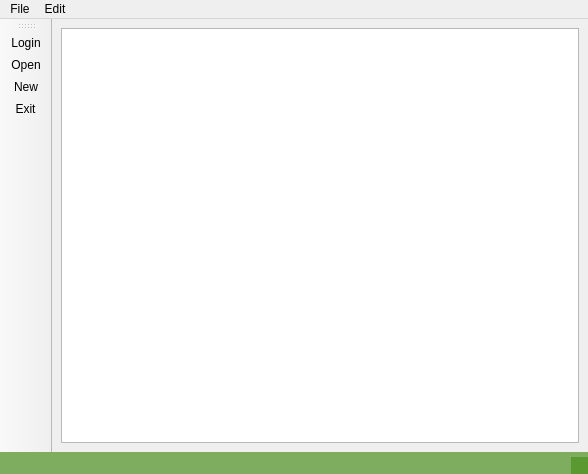
<?xml version="1.0" encoding="UTF-8"?>
<ui version="4.0">
 <class>MainWindow</class>
 <widget class="QMainWindow" name="MainWindow">
  <property name="geometry">
   <rect>
    <x>0</x>
    <y>0</y>
    <width>588</width>
    <height>474</height>
   </rect>
  </property>
  <property name="sizePolicy">
   <sizepolicy hsizetype="MinimumExpanding" vsizetype="Maximum">
    <horstretch>0</horstretch>
    <verstretch>0</verstretch>
   </sizepolicy>
  </property>
  <property name="minimumSize">
   <size>
    <width>40</width>
    <height>369</height>
   </size>
  </property>
  <property name="maximumSize">
   <size>
    <width>10000</width>
    <height>10000</height>
   </size>
  </property>
  <property name="baseSize">
   <size>
    <width>1105</width>
    <height>676</height>
   </size>
  </property>
  <property name="acceptDrops">
   <bool>true</bool>
  </property>
  <property name="windowTitle">
   <string>Co-Text</string>
  </property>
  <widget class="QWidget" name="centralwidget">
   <layout class="QHBoxLayout" name="horizontalLayout_3">
    <item>
     <widget class="QTextEdit" name="textEdit"/>
    </item>
   </layout>
  </widget>
  <widget class="QMenuBar" name="menubar">
   <property name="geometry">
    <rect>
     <x>0</x>
     <y>0</y>
     <width>588</width>
     <height>22</height>
    </rect>
   </property>
   <widget class="QMenu" name="menuFile">
    <property name="title">
     <string>File</string>
    </property>
    <addaction name="actionLogin"/>
    <addaction name="actionNew"/>
    <addaction name="actionOpen"/>
    <addaction name="actionSave"/>
    <addaction name="actionSave_as"/>
    <addaction name="actionPrint"/>
    <addaction name="actionExit"/>
    <addaction name="actionLogout"/>
   </widget>
   <widget class="QMenu" name="menuEdit">
    <property name="title">
     <string>Edit</string>
    </property>
    <addaction name="actionUndo"/>
    <addaction name="actionCopy"/>
    <addaction name="actionPaste"/>
    <addaction name="actionCut"/>
    <addaction name="actionFind"/>
    <addaction name="actionReplace"/>
    <addaction name="actionRedo"/>
   </widget>
   <addaction name="menuFile"/>
   <addaction name="menuEdit"/>
  </widget>
  <widget class="QStatusBar" name="statusbar">
   <property name="maximumSize">
    <size>
     <width>16777215</width>
     <height>24</height>
    </size>
   </property>
   <property name="styleSheet">
    <string notr="true">background-color:  rgba(74, 142, 28, 174);</string>
   </property>
  </widget>
  <widget class="QToolBar" name="toolBar">
   <property name="windowTitle">
    <string>toolBar</string>
   </property>
   <attribute name="toolBarArea">
    <enum>LeftToolBarArea</enum>
   </attribute>
   <attribute name="toolBarBreak">
    <bool>false</bool>
   </attribute>
   <addaction name="actionLogin"/>
   <addaction name="actionOpen"/>
   <addaction name="actionNew"/>
   <addaction name="actionExit"/>
  </widget>
  <action name="actionNew">
   <property name="icon">
    <iconset resource="Resources.qrc">
     <normaloff>:/imgs/icons/noun_new file_2650249.png</normaloff>:/imgs/icons/noun_new file_2650249.png</iconset>
   </property>
   <property name="text">
    <string>New</string>
   </property>
  </action>
  <action name="actionOpen">
   <property name="icon">
    <iconset>
     <normalon>:/imgs/icons/noun_open_1509551.png</normalon>
    </iconset>
   </property>
   <property name="text">
    <string>Open...</string>
   </property>
  </action>
  <action name="actionSave">
   <property name="icon">
    <iconset>
     <normalon>:/imgs/icons/noun_Download_2383249.png</normalon>
    </iconset>
   </property>
   <property name="text">
    <string>Save</string>
   </property>
  </action>
  <action name="actionSave_as">
   <property name="icon">
    <iconset resource="Resources.qrc">
     <normaloff>:/imgs/icons/noun_Save_1435429.png</normaloff>:/imgs/icons/noun_Save_1435429.png</iconset>
   </property>
   <property name="text">
    <string>Save as...</string>
   </property>
  </action>
  <action name="actionPrint">
   <property name="text">
    <string>Print...</string>
   </property>
  </action>
  <action name="actionExit">
   <property name="text">
    <string>Exit</string>
   </property>
  </action>
  <action name="actionUndo">
   <property name="icon">
    <iconset>
     <normalon>:/imgs/icons/noun_Undo_1246691.png</normalon>
    </iconset>
   </property>
   <property name="text">
    <string>Undo</string>
   </property>
  </action>
  <action name="actionCopy">
   <property name="icon">
    <iconset resource="Resources.qrc">
     <normaloff>:/imgs/icons/noun_copy_2080193.png</normaloff>:/imgs/icons/noun_copy_2080193.png</iconset>
   </property>
   <property name="text">
    <string>Copy</string>
   </property>
  </action>
  <action name="actionPaste">
   <property name="icon">
    <iconset resource="Resources.qrc">
     <normaloff>:/imgs/icons/noun_paste_2302624.png</normaloff>:/imgs/icons/noun_paste_2302624.png</iconset>
   </property>
   <property name="text">
    <string>Paste</string>
   </property>
  </action>
  <action name="actionCut">
   <property name="icon">
    <iconset>
     <normalon>:/imgs/icons/noun_Cut File_3118760.png</normalon>
    </iconset>
   </property>
   <property name="text">
    <string>Cut</string>
   </property>
  </action>
  <action name="actionFind">
   <property name="icon">
    <iconset>
     <normalon>:/imgs/icons/noun_file find_556585.png</normalon>
    </iconset>
   </property>
   <property name="text">
    <string>Find</string>
   </property>
  </action>
  <action name="actionReplace">
   <property name="icon">
    <iconset>
     <normalon>:/imgs/icons/noun_replace_1913722.png</normalon>
    </iconset>
   </property>
   <property name="text">
    <string>Replace</string>
   </property>
  </action>
  <action name="actionRedo">
   <property name="icon">
    <iconset resource="Resources.qrc">
     <normaloff>:/imgs/icons/noun_Redo_124669.png</normaloff>:/imgs/icons/noun_Redo_124669.png</iconset>
   </property>
   <property name="text">
    <string>Redo</string>
   </property>
  </action>
  <action name="actionLogin">
   <property name="icon">
    <iconset>
     <normalon>:/imgs/icons/noun_lock user_2052931.png</normalon>
    </iconset>
   </property>
   <property name="text">
    <string>Login...</string>
   </property>
  </action>
  <action name="actionLogout">
   <property name="text">
    <string>Logout</string>
   </property>
  </action>
 </widget>
 <resources>
  <include location="Resources.qrc"/>
 </resources>
 <connections/>
</ui>
